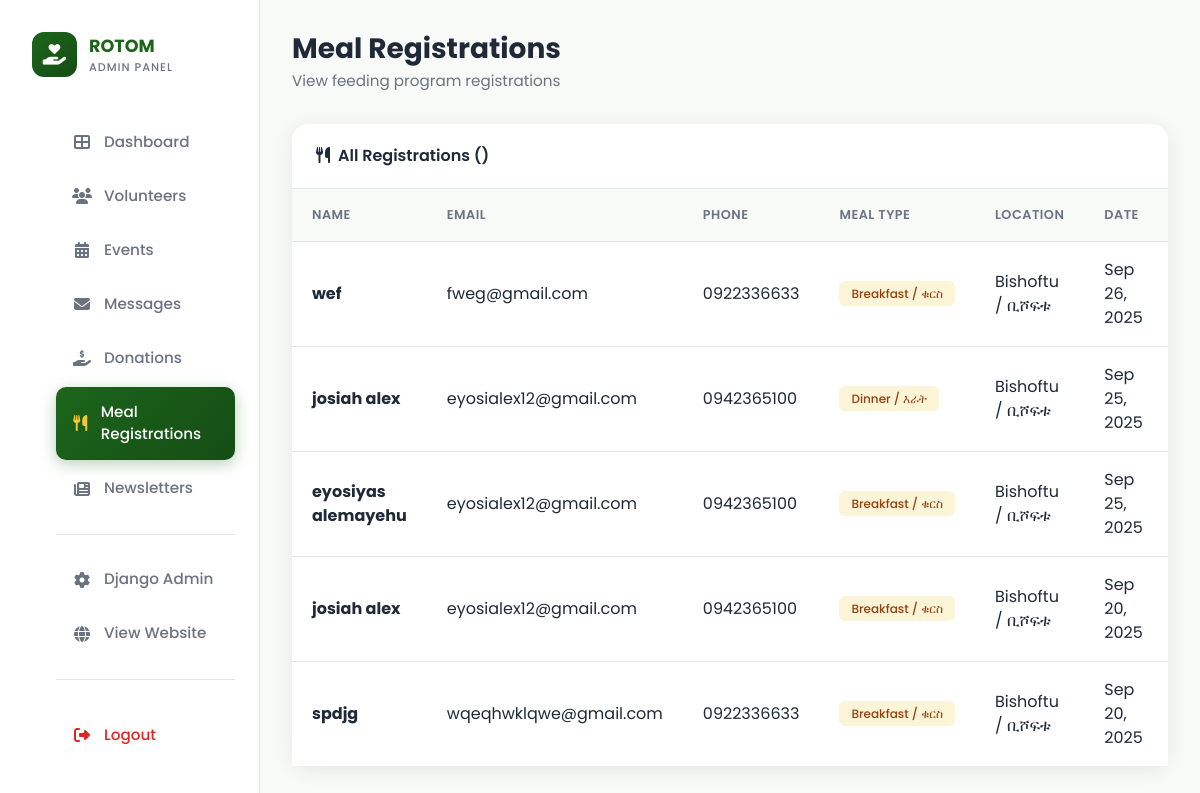
Page /dashboard/manage-registrations/ (signed in) on the committed database.
### rotom/models.py (models this page shows, shortened)
class FeedingRegistration(models.Model):
    MEAL_TYPE_CHOICES = [
        ('breakfast', 'Breakfast / ቁርስ'),
        ('lunch', 'Lunch / ምሳ'),
        ('dinner', 'Dinner / እራት'),
    ]
    LOCATION_CHOICES = [
        ('addis_ababa', 'Addis Ababa / አዲስ አበባ'),
        ('bishoftu', 'Bishoftu / ቢሾፍቱ'),
        ('adama', 'Adama / አዳማ'),
        ('mojo', 'Mojo / ሞጆ'),
    ]
    full_name = models.CharField(max_length=100)
    email = models.EmailField()
    phone = models.CharField(max_length=20)
    meal_type = models.CharField(max_length=20, choices=MEAL_TYPE_CHOICES)
    location = models.CharField(max_length=20, choices=LOCATION_CHOICES)
    preferred_date = models.DateField()
    notes = models.TextField(blank=True)
    created_at = models.DateTimeField(auto_now_add=True)

### dashboard/views.py (the view)
# urls.py: path('manage-registrations/', views.manage_registrations, name='manage_registrations'),
@staff_member_required(login_url='dashboard:login')
def manage_registrations(request):
    registrations = FeedingRegistration.objects.all().order_by('-created_at')
    paginator = Paginator(registrations, 10)
    page_number = request.GET.get('page')
    registrations_paginated = paginator.get_page(page_number)
    return render(request, 'dashboard/manage_registrations.html', {'registrations': registrations_paginated})

### dashboard/templates/dashboard/manage_registrations.html (shortened to what this page needs)
{% extends 'dashboard/base_admin.html' %}
{% block content %}
<div class="page-header">
    <h1 class="page-title">Meal Registrations</h1>
    <p class="page-subtitle">View feeding program registrations</p>
</div>
<div class="card">
    <div class="card-header d-flex justify-content-between align-items-center">
        <span><i class="fas fa-utensils me-2"></i>All Registrations ({{ registrations.count }})</span>
    </div>
    <div class="card-body p-0">
        {% if registrations %}
        <div class="table-responsive">
            <table class="table">
                <thead>
                    <tr>
                        <th>Name</th>
                        <th>Email</th>
                        <th>Phone</th>
                        <th>Meal Type</th>
                        <th>Location</th>
                        <th>Date</th>
                        <th>Actions</th>
                    </tr>
                </thead>
                <tbody>
                    {% for reg in registrations %}
                    <tr>
                        <td><strong>{{ reg.full_name }}</strong></td>
                        <td>{{ reg.email }}</td>
                        <td>{{ reg.phone }}</td>
                        <td><span class="badge badge-warning">{{ reg.get_meal_type_display }}</span></td>
                        <td>{{ reg.get_location_display }}</td>
                        <td>{{ reg.preferred_date|date:"M d, Y" }}</td>
                        <td>
                        </td>
                    </tr>
                    {% endfor %}
                </tbody>
            </table>
        </div>
        {% else %}
        <div class="empty-state">
            <i class="fas fa-utensils"></i>
            <p>No meal registrations yet</p>
        </div>
        {% endif %}
    </div>
</div>
{% endblock %}

### rows in the picture
FeedingRegistration: full_name "wef", email "fweg@gmail.com", phone "0922336633", meal_type "Breakfast / ቁርስ", location "Bishoftu / ቢሾፍቱ", preferred_date "Sep 26, 2025"
FeedingRegistration: full_name "josiah alex", email "eyosialex12@gmail.com", phone "0942365100", meal_type "Dinner / እራት", location "Bishoftu / ቢሾፍቱ", preferred_date "Sep 25, 2025"
FeedingRegistration: full_name "eyosiyas alemayehu", email "eyosialex12@gmail.com", phone "0942365100", meal_type "Breakfast / ቁርስ", location "Bishoftu / ቢሾፍቱ", preferred_date "Sep 25, 2025"
FeedingRegistration: full_name "josiah alex", email "eyosialex12@gmail.com", phone "0942365100", meal_type "Breakfast / ቁርስ", location "Bishoftu / ቢሾፍቱ", preferred_date "Sep 20, 2025"
FeedingRegistration: full_name "spdjg", email "wqeqhwklqwe@gmail.com", phone "0922336633", meal_type "Breakfast / ቁርስ", location "Bishoftu / ቢሾፍቱ", preferred_date "Sep 20, 2025"
